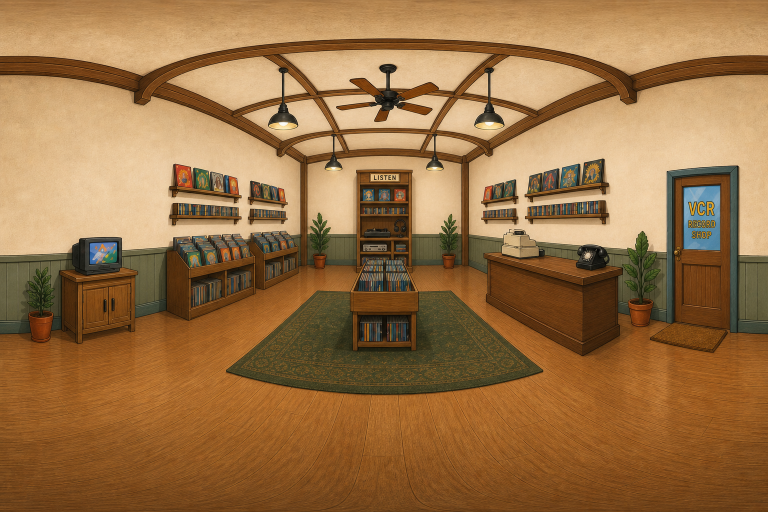
#> input picture art/vcr-pano-v11-src.png, 1536 x 1024 px (shown at 1/2 size)
$ python build-v11-pano.py
#> lines starting #> are read from the running program, lines starting #| are printed output that depends on the picture
#!/usr/bin/env python3
"""
V11 panorama production bake — LISTEN tower on the far back wall; Shop tightly on the cash register.

Input : art/vcr-pano-v11-src.png  (1536x1024 cel painting: nearly square open
        room, wide oak floor with a moss rug, sage wainscot, cream walls,
        blue-grey door, charcoal fixtures, terracotta pots — premium PNW)
Output: public/textures/store_pano_v11.webp        4096x2048 lights-on
        public/textures/store_pano_off_v11.webp    4096x2048 lights-off grade
        public/textures/store_pano_lqip_v11.webp   512x256 preview
        public/hotspots/<id>_edge.webp            silhouette rim masks
        public/hotspots/crt_frame.webp            bezel overlay (tube hole)
        public/hotspots/crt_backing_off.webp      dark tube (focused, no video)
        public/hotspots/crt_backing_playing.webp  black tube behind video

Masks and CRT overlays are generated in gnomonically projected plane space —
the exact billboard footprint Hotspot.tsx / CrtScreen.tsx render — so they
line up with the pano at any plane size (the LISTEN tower spans ~77°).

Segmentation: cel ink outlines close every object, so background is whatever
a flood fill from the crop border can reach without crossing an ink line.

Run: python3 scripts/build-v11-pano.py
"""
from pathlib import Path

import numpy as np
from PIL import Image, ImageFilter
from scipy import ndimage

ROOT = Path(__file__).resolve().parent.parent
SRC = ROOT / "art" / "vcr-pano-v11-src.png"
OUT_ON = ROOT / "public" / "textures" / "store_pano_v11.webp"
OUT_OFF = ROOT / "public" / "textures" / "store_pano_off_v11.webp"
OUT_LQIP = ROOT / "public" / "textures" / "store_pano_lqip_v11.webp"
HOTSPOT_DIR = ROOT / "public" / "hotspots"

W, H = 4096, 2048
SEAM_BAND = 128  # px cross-faded across the wrap seam

# Hotspot glow planes — MUST mirror app/data/sections.ts
# (u, v, glowW ?? w, glowH ?? h). Edge masks are drawn in projected space.
PLANES = {
    # Far back wall LISTEN tower (file ≈ x 713–823)
    "listening-booth": (0.500, 0.420, 18.0, 22.0),
    "crt-tv": (0.8691, 0.4736, 24.5, 14.0),
    # Island bins on the moss rug (below the tower)
    "record-bins": (0.489, 0.555, 34.0, 22.0),
    # Cream cash register body ONLY — not shelves behind
    "cash-register": (0.329, 0.455, 9.0, 7.5),
    "phone-booth": (0.229, 0.499, 11.0, 6.5),
}
# CRT hit plane (sections.ts w/h) — tube-set footprint for the overlay stack.
CRT_PLANE = (0.8691, 0.4736, 21.7, 16.5)
# Painted glass inside that footprint — MUST mirror CrtScreen.tsx.
CRT_SCREEN_W_FAC = 0.44
CRT_SCREEN_H_FAC = 0.375
CRT_SCREEN_OX = -1.27
CRT_SCREEN_OY = 0.71
CRT_FRAME_W_FAC = 0.88
CRT_FRAME_H_FAC = 0.78

# Ambient toy sprites — alpha-cut object billboards that wiggle on click.
# MUST mirror the `toy` planes in app/components/AmbientHits.tsx.
# Modes: dark = near-black object on lighter bg (headphones);
#        flood = ink-closed standalone object (plant stand);
#        patch = soft rounded-rect crop (flat floor objects like the mat).
TOY_SPRITES = {
    "stool": (0.500, 0.428, 12.0, 14.0, "flood"),  # headphones on back-wall LISTEN
    "owl": (0.4271, 0.4727, 20.0, 28.5, "flood"),  # plant on its stand
    "cushion": (0.09, 0.617, 26.0, 7.6, "patch"),  # doormat
}
MASK_PLANE_RADIUS = 47.5  # SPHERE_RADIUS - 0.5 (Hotspot.tsx)
CRT_PLANE_RADIUS = 47.2  # SPHERE_RADIUS - 0.8 (CrtScreen.tsx)

# Ink-flood tuning per target:
# (ink luminance threshold, opening iterations, color-refine against bg refs)
# Opening must exceed half the ink-line width in mask space (~30px for the
# tight phone/CRT projections) to drop stray outline tails; color refine
# subtracts wood/cream interiors (counter corner, cabinet top) that the
# flood ropes in via connected ink. The register stays color-refine-free —
# its cream body matches the cream wall.
# Register refine is OFF in v9: its cream body matches the cream wall again.
SEG = {
    "listening-booth": (90, 4, False),
    "crt-tv": (120, 15, True),
    "record-bins": (120, 8, True),
    "cash-register": (120, 6, False),
    "phone-booth": (70, 3, False),
}

# Background color sample points (source-px of the 1536x1024 painting):
# cream walls, sage wainscot, counter/cabinet wood, oak floor, moss rug.
BG_POINTS = (
    (1250, 360),
    (60, 350),
    (940, 470),
    (1100, 560),
    (400, 800),
    (650, 640),
    (200, 570),
)

# Lamp pools for the lights-off grade (file-space u/v of the V9 source).
LAMP_POOLS = (
    (0.366, 0.213, 0.13, 0.5),
    (0.594, 0.213, 0.13, 0.5),
    (0.459, 0.285, 0.11, 0.45),
    (0.527, 0.285, 0.11, 0.45),
    (0.496, 0.174, 0.15, 0.35),  # fan cluster
    (0.9115, 0.41, 0.16, 0.4),  # door window daylight spill
)


def bake_pano() -> Image.Image:
    src = Image.open(SRC).convert("RGB")
#> src is the input picture: PIL image 1536x1024 RGB; mean R, G, B 153.2, 113.1, 69.1
    if src.size != (1536, 1024):
        raise SystemExit(f"unexpected source size {src.size}")

    pano = src.resize((W, H), Image.Resampling.LANCZOS)
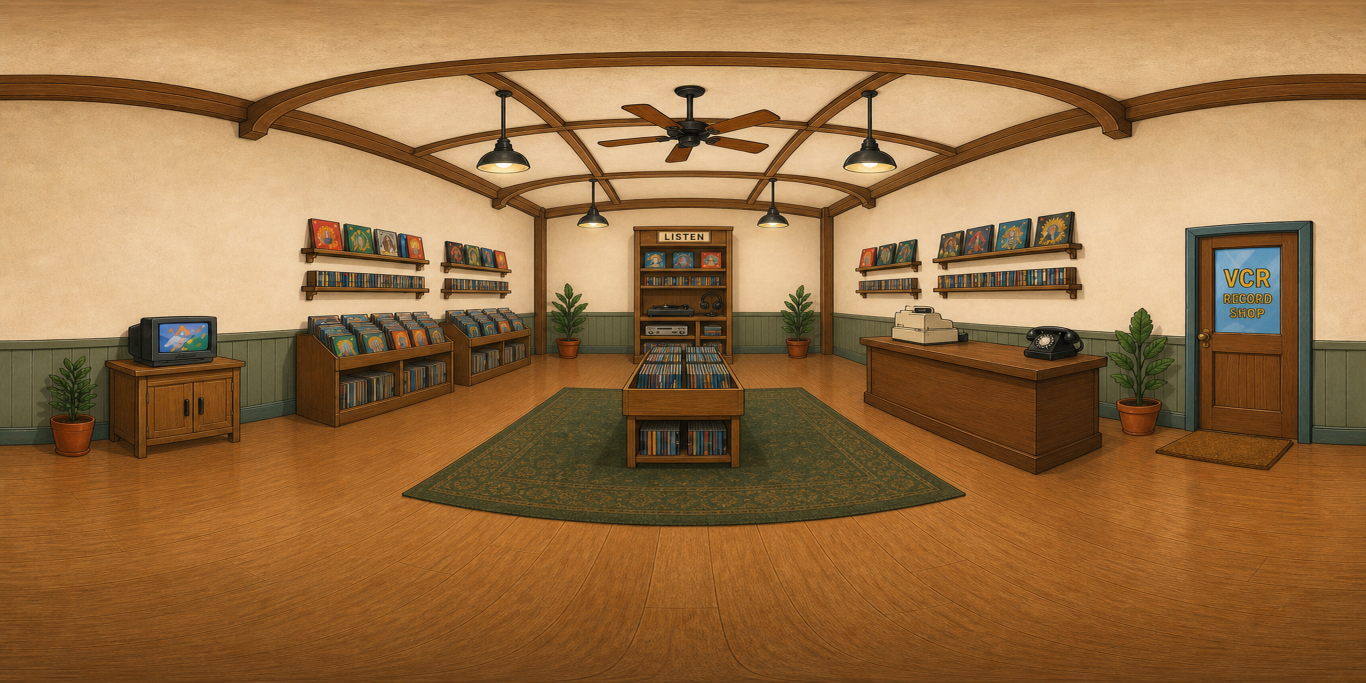
#> pano: PIL image 4096x2048 RGB (shown at 1/3 size); mean R, G, B 153.2, 113.1, 69.1
    # Two-pass unsharp keeps the clean ink lines crisp after the 2.67x upscale.
    pano = pano.filter(ImageFilter.UnsharpMask(radius=1.8, percent=85, threshold=2))
    pano = pano.filter(ImageFilter.UnsharpMask(radius=3.6, percent=32, threshold=3))

    # Wrap band: cross-fade left/right edges so u=0 joins u=1 seamlessly.
    arr = np.asarray(pano).astype(np.float32)
    band = SEAM_BAND
    left = arr[:, :band].copy()
    right = arr[:, -band:].copy()
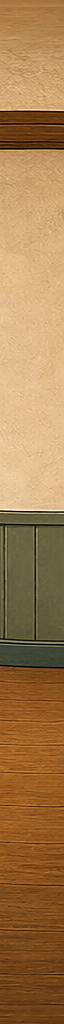
#> right: shape (2048, 128, 3) float32 (shown at 1/2 size); mean R, G, B 163.5, 124.3, 78.5
    t = (np.arange(band, dtype=np.float32) / (band - 1))[None, :, None]
    blend = right * (1 - t) + left * t
    half = band // 2
    arr[:, :half] = blend[:, half:]
    arr[:, -half:] = blend[:, :half]
    return Image.fromarray(arr.astype(np.uint8))
#| wrote store_pano_v11.webp (4096, 2048)


def lights_off(pano: Image.Image) -> Image.Image:
    """Night grade: cool, dark, faint pools under the hanging lamps."""
    a = np.asarray(pano).astype(np.float32) / 255.0

    dark = a ** 1.2
    dark[..., 0] *= 0.4
    dark[..., 1] *= 0.45
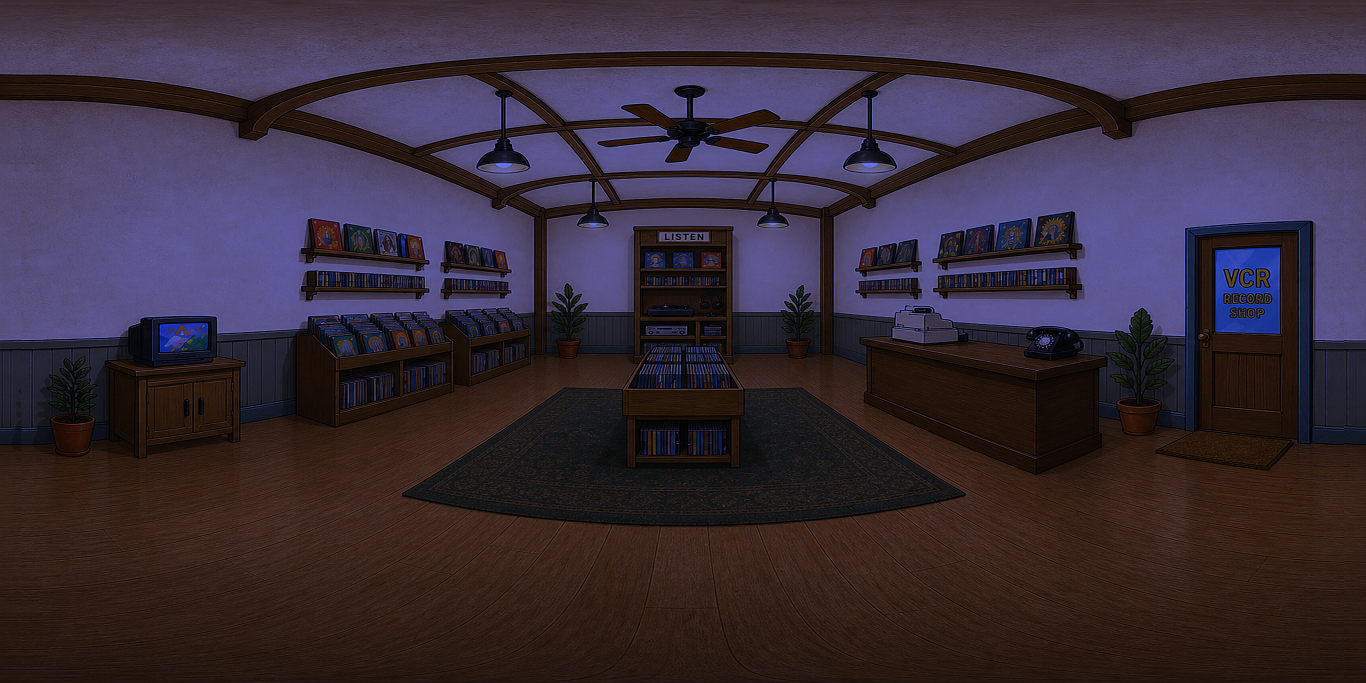
#> dark: shape (2048, 4096, 3) float32 (shown at 1/3 size); mean R, G, B 0.224, 0.176, 0.227
    dark[..., 2] *= 0.62
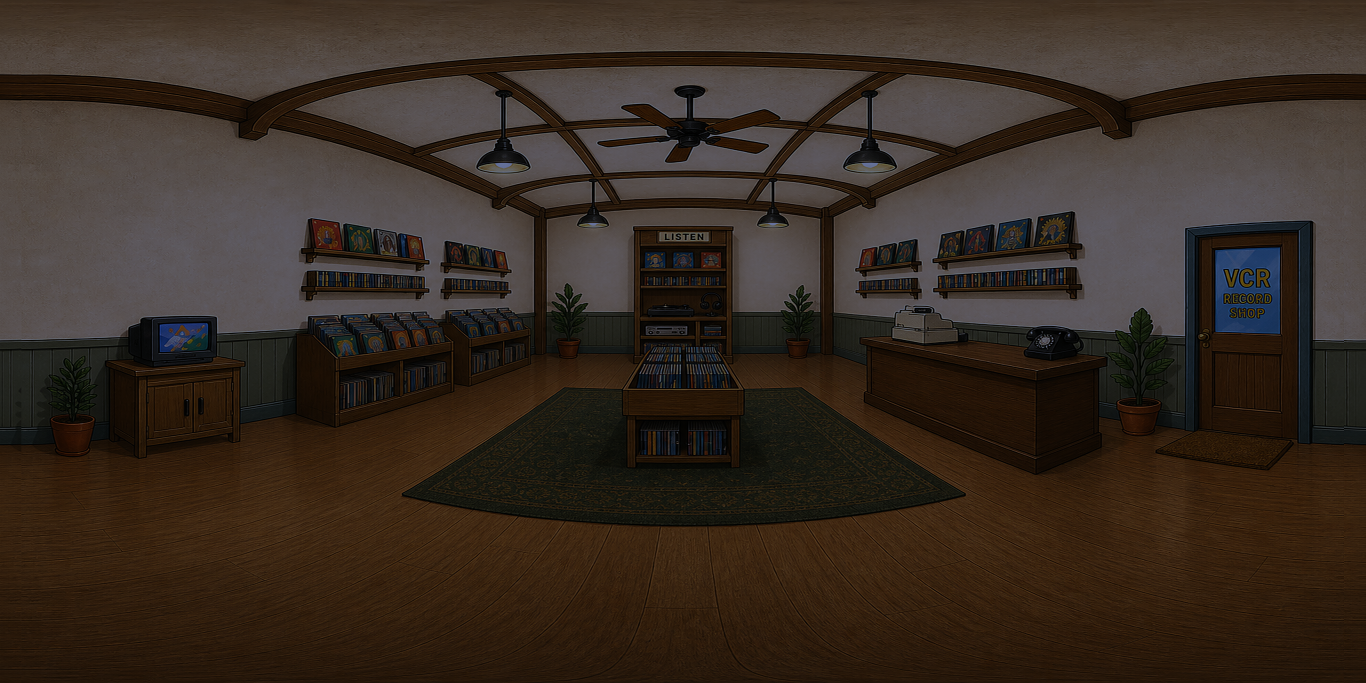
#> dark: shape (2048, 4096, 3) float32 (shown at 1/3 size); mean R, G, B 0.224, 0.176, 0.134

    yy, xx = np.mgrid[0 : pano.height, 0 : pano.width].astype(np.float32)
    warm = np.zeros_like(a)
    for fu, fv, radius, gain in LAMP_POOLS:
        cx, cy = fu * pano.width, fv * pano.height
        d2 = ((xx - cx) / (radius * pano.width)) ** 2 + (
            (yy - cy) / (radius * pano.width)
        ) ** 2
        glow = np.exp(-d2)[..., None] * gain
        warm += glow * np.array([1.0, 0.72, 0.38])[None, None, :]
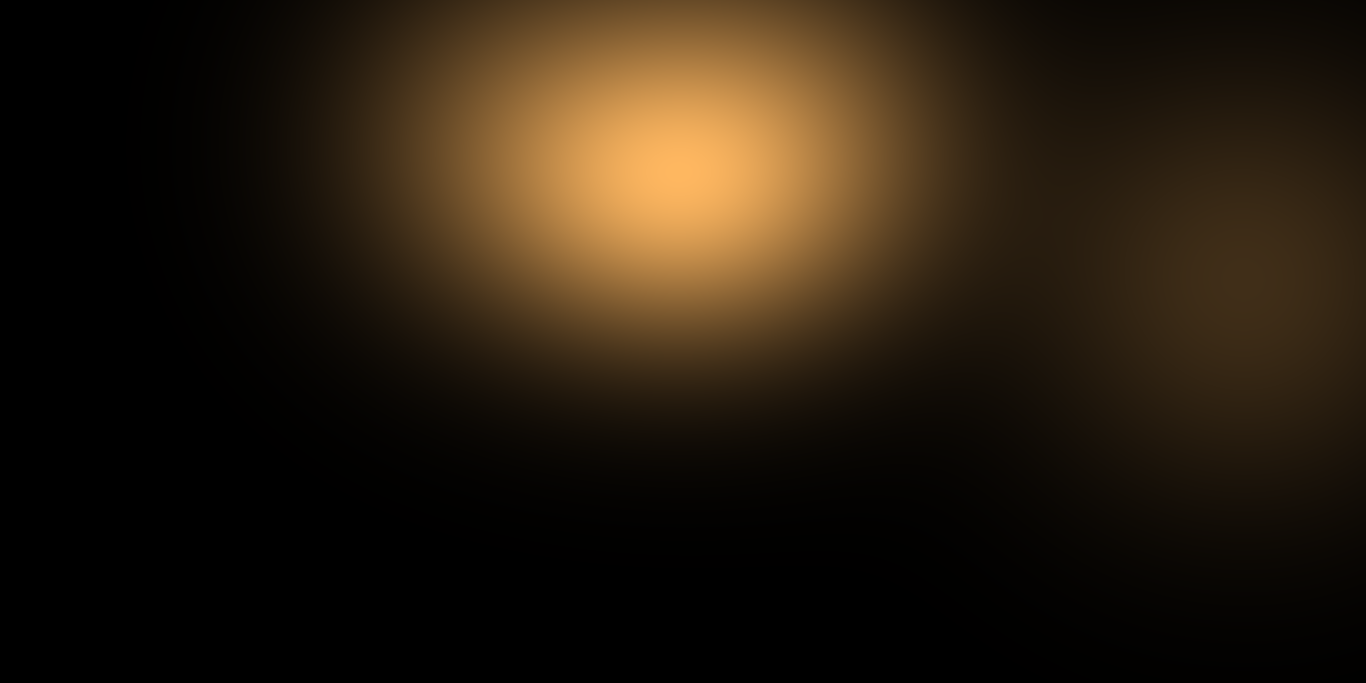
#> warm: shape (2048, 4096, 3) float32 (shown at 1/3 size); mean R, G, B 0.244, 0.174, 0.092; drawn with min black and max white

    out = np.clip(dark + warm * a * 0.9, 0, 1)
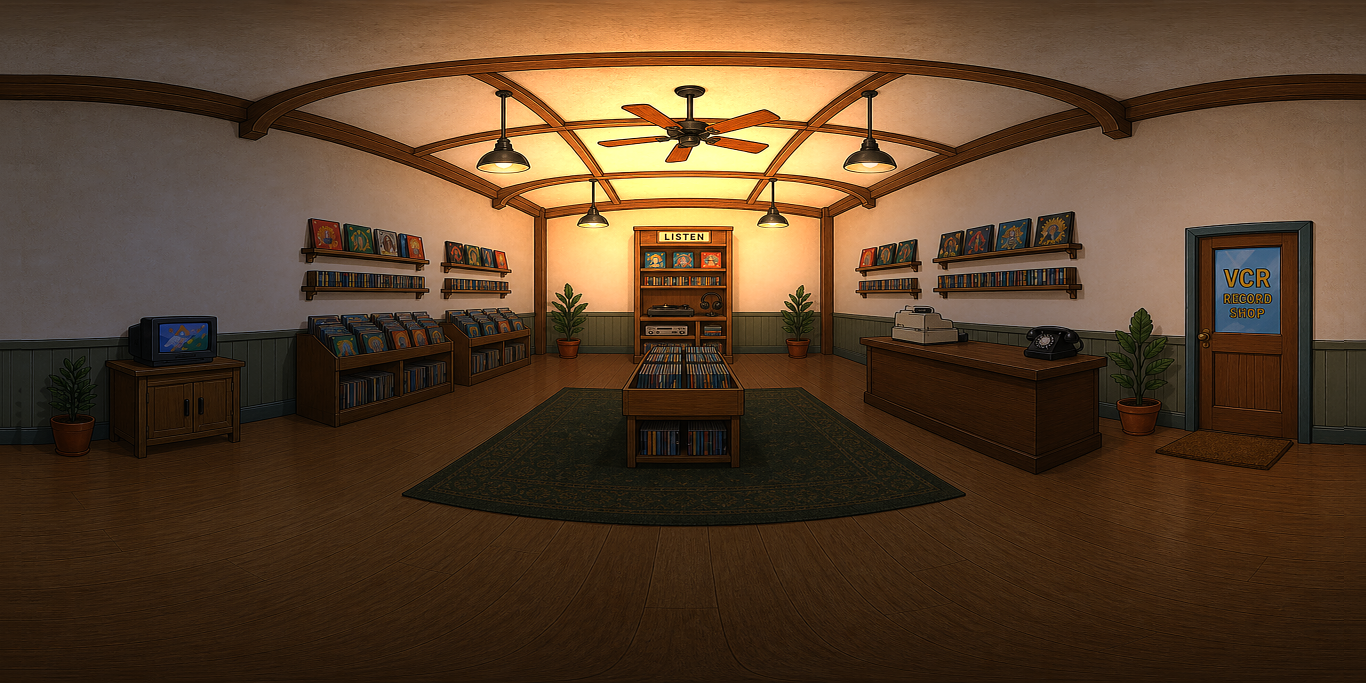
#> out: shape (2048, 4096, 3) float32 (shown at 1/3 size); mean R, G, B 0.359, 0.251, 0.162
#> (the run stopped early here; a loop or call above may not have finished)
